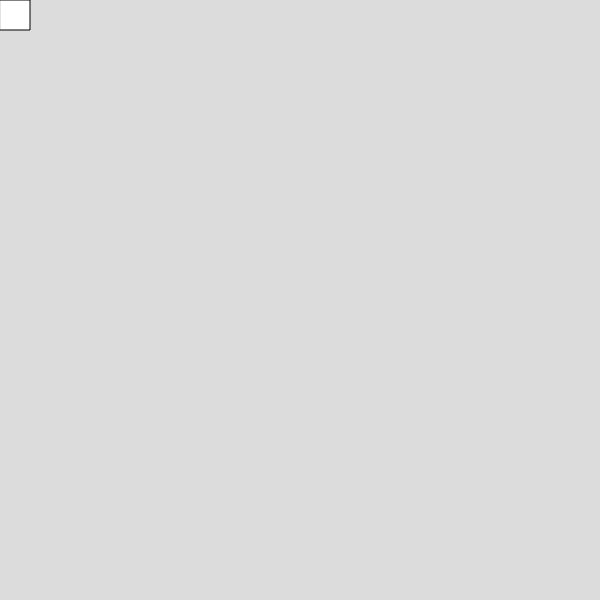
Frame 1 (no input)
Frame 60 (no input): identical to frame 1, image omitted
Frame 120 (the mouse pressed at the canvas centre since frame 60): identical to frame 1, image omitted

The p5.js sketch that drew this single still picture (run headless with seeded random() and noise() and a simulated clock; from frame 60 on, the mouse is pressed at the canvas centre):

// p5.js sketch
// ── sketch.js
let playerX = 0, playerY = 0, w = 0, h = 0;
let bounceplayerY = false, bounceplayerX = false;
let ymove = 1, playerXmove = 1;
function setup(){
    createCanvas(600,600);
    playerX = 0;
    playerY = 0;
}

function draw(){

    if(playerY <= 19){
    bounceplayerY = false;
}
if(playerY >= 580){
    bounceplayerY = true;
}
if(keyIsDown(DOWN_ARROW)){
    playerY += ymove;
}

if(keyIsDown(UP_ARROW)){
    playerY -= ymove;
}

if(playerX <= 30){
    bounceplayerX = false;
}
if(playerX >= 565){
    bounceplayerX = true;
}
if(keyIsDown(RIGHT_ARROW)){
    playerX += playerXmove;
}
if(keyIsDown(LEFT_ARROW)){
    playerX -= playerXmove;
}
    background(220);
    rect(playerX ,playerY ,30 , 30);
}
/*
function mouseClicked(){
    playerX = random(15,585);
    playerY = random(15,585);
}
*/
